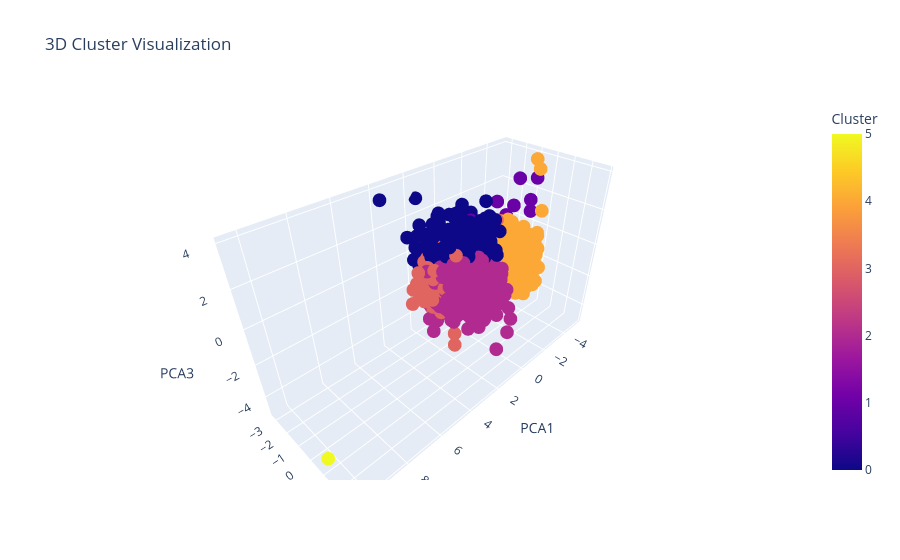

Write notebook code for a chart like this one.
### Code cell
import plotly.express as px
# import plotly.io as pio
# pio.renderers.default = "browser"

fig = px.scatter_3d(
    df,
    x='PCA1',
    y='PCA2',
    z='PCA3',
    color='Cluster',
    title='3D Cluster Visualization'
)

fig.show()

### Figure 1 — Plotly figure (JSON) as saved in the notebook; plotly's stock layout.template omitted (floating-point values rounded to 4 significant figures; data arrays with more than 128 entries replaced by an {"elided": "..."} marker saying what was removed)
{"data": [{"hovertemplate": "PCA1=%{x}<br>PCA2=%{y}<br>PCA3=%{z}<br>Cluster=%{marker.color}<extra></extra>", "legendgroup": "", "marker": {"color": {"elided": "2216 int values"}, "coloraxis": "coloraxis", "symbol": "circle"}, "mode": "markers", "name": "", "scene": "scene", "showlegend": false, "type": "scatter3d", "x": {"elided": "2216 float values"}, "y": {"elided": "2216 float values"}, "z": {"elided": "2216 float values"}}], "layout": {"coloraxis": {"colorbar": {"title": {"text": "Cluster"}}, "colorscale": [[0, "#0d0887"], [0.1111, "#46039f"], [0.2222, "#7201a8"], [0.3333, "#9c179e"], [0.4444, "#bd3786"], [0.5556, "#d8576b"], [0.6667, "#ed7953"], [0.7778, "#fb9f3a"], [0.8889, "#fdca26"], [1, "#f0f921"]]}, "legend": {"tracegroupgap": 0}, "scene": {"domain": {"x": [0, 1], "y": [0, 1]}, "xaxis": {"title": {"text": "PCA1"}}, "yaxis": {"title": {"text": "PCA2"}}, "zaxis": {"title": {"text": "PCA3"}}}, "title": {"text": "3D Cluster Visualization"}}}
